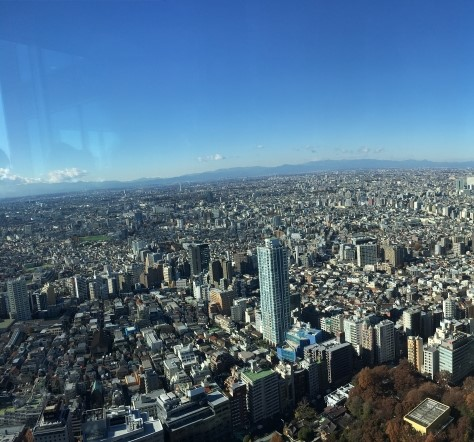
#> input picture as_is/stich/project_images/Japan1.jpg, 474 x 442 px
$ python -i ObjectIsolator.py   (imports and definitions only)
#> lines starting #> are read from the running program, lines starting #| are printed output that depends on the picture; after the words box and inside, x2 and y2 are one past the last pixel; in counts of white or black regions, pixels touching at a corner belong together
#> further down, picture is the input picture: shape (442, 474, 3); mean B, G, R 132, 108.5, 80
from dataclasses import dataclass
from typing import List, Optional

import cv2 as cv
import numpy as np


@dataclass
class BoundingBox:
    x: int
    y: int
    width: int
    height: int


class ObjectIsolator:
    @staticmethod
    def get_bounding_boxes(img: np.ndarray) -> List[BoundingBox]:
        try:
            mask = np.zeros(img.shape[:2], np.uint8)
            bgdModel = np.zeros((1, 65), np.float64)
            fgdModel = np.zeros((1, 65), np.float64)

            rect_margin = 5
            rect = (rect_margin, rect_margin, img.shape[1] - rect_margin * 2, img.shape[0] - rect_margin * 2)
#> rect = (5, 5, 464, 432)

            cv.grabCut(img, mask, rect, bgdModel, fgdModel, 5, cv.GC_INIT_WITH_RECT)

            mask2 = np.where((mask == 2) | (mask == 0), 0, 1).astype('uint8')

            contours, _ = cv.findContours(mask2, cv.RETR_EXTERNAL, cv.CHAIN_APPROX_SIMPLE)
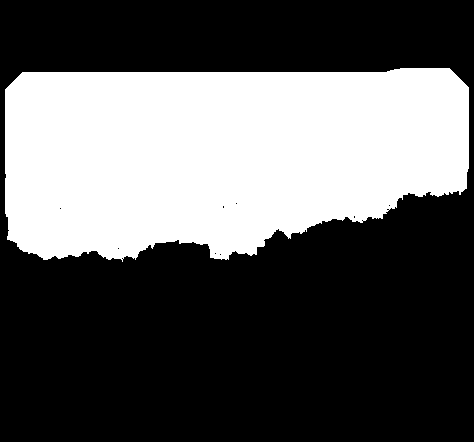
#> mask2: shape (442, 474); values 0 (black) and 1 (white), 36% white; 1 white region, box (x1, y1, x2, y2) and area: (5, 68, 469, 262) 75461

            if not contours:
                print("No contours found after GrabCut.")
                return []

            bounding_boxes = []
            for contour in contours:
                x, y, w, h = cv.boundingRect(contour)
                bounding_boxes.append(BoundingBox(x=x, y=y, width=w, height=h))

            return bounding_boxes

        except Exception as e:
            print(f"An error occurred during object isolation: {e}")
            return []

    # [64 lines left out: functions get_isolate_object, find_object_by_template, not called in this run]

>>> import cv2
>>> picture = cv2.imread('../../../../as_is/stich/project_images/Japan1.jpg')
>>> result = ObjectIsolator().get_bounding_boxes(picture)
#> result = 1 item

$ run again, on as_is/stich/project_images/Japan2.jpg
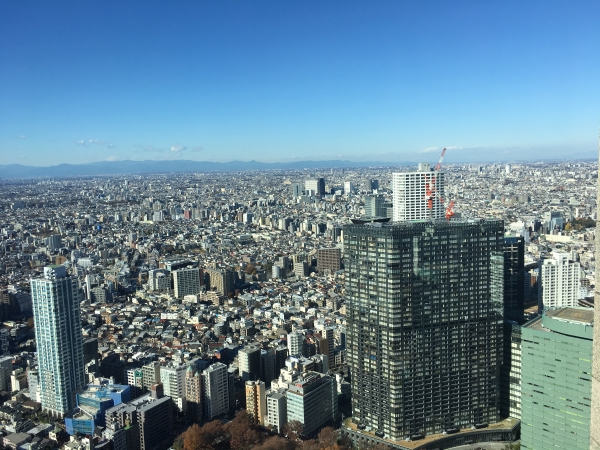
#> input picture as_is/stich/project_images/Japan2.jpg, 600 x 450 px
#> picture is the input picture: shape (450, 600, 3); mean B, G, R 148.5, 130.6, 99.9
#> in get_bounding_boxes, `contours, _ = cv.findContours(mask2, cv.RETR_EXTERNAL, cv.CHAIN_APPROX..`:
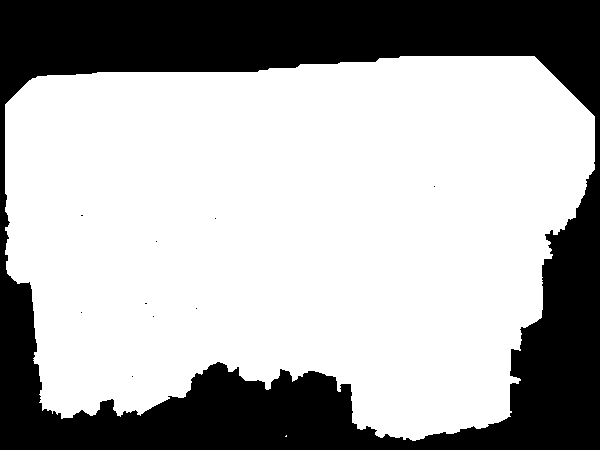
#> mask2: shape (450, 600); values 0 (black) and 1 (white), 67.4% white; 10 black regions (9 under 20 px), largest, box (x1, y1, x2, y2) and area: (0, 0, 600, 450) 87906
#> result = 2 items

$ run again, on as_is/stich/project_images/Japan3.jpg
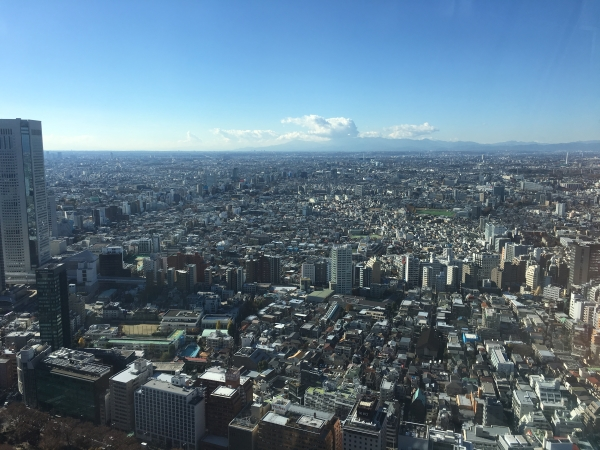
#> input picture as_is/stich/project_images/Japan3.jpg, 600 x 450 px
#> picture is the input picture: shape (450, 600, 3); mean B, G, R 134, 117.4, 93.4
#> in get_bounding_boxes, `contours, _ = cv.findContours(mask2, cv.RETR_EXTERNAL, cv.CHAIN_APPROX..`:
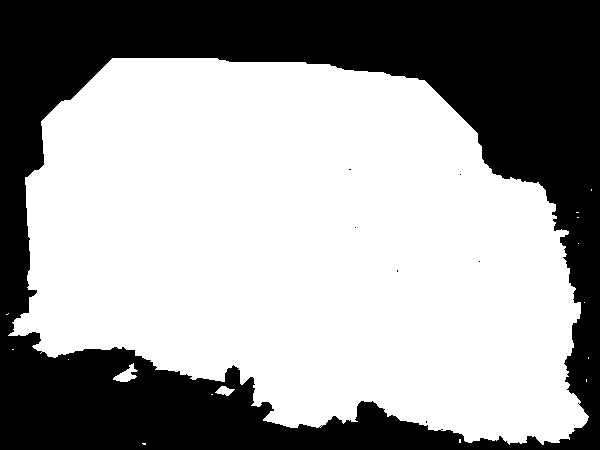
#> mask2: shape (450, 600); values 0 (black) and 1 (white), 61.5% white; 7 black regions (6 under 20 px), largest, box (x1, y1, x2, y2) and area: (0, 0, 600, 450) 103807
#> result = 16 items

$ run again, on as_is/stich/project_images/Rainier1.png
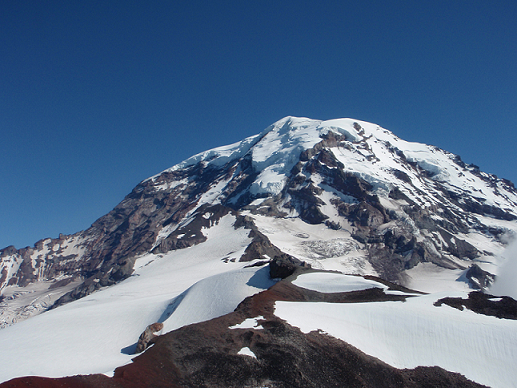
#> input picture as_is/stich/project_images/Rainier1.png, 517 x 388 px
#> picture is the input picture: shape (388, 517, 3); mean B, G, R 135.7, 109.3, 88.8
#> in get_bounding_boxes, `contours, _ = cv.findContours(mask2, cv.RETR_EXTERNAL, cv.CHAIN_APPROX..`:
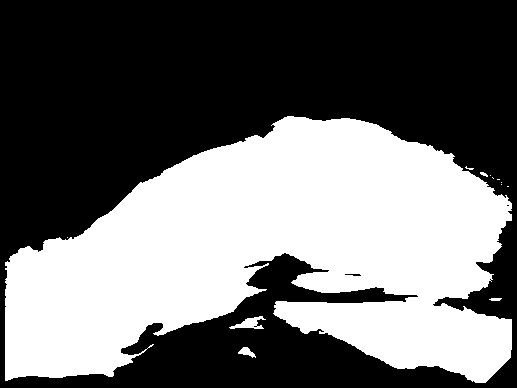
#> mask2: shape (388, 517); values 0 (black) and 1 (white), 43.1% white; 13 white regions (8 under 20 px), largest, box (x1, y1, x2, y2) and area: (5, 116, 512, 383) 86115, (229, 316, 266, 329) 230, (238, 347, 256, 358) 99, (489, 298, 502, 301) 32, (480, 172, 488, 177) 23
#> result = 13 items
